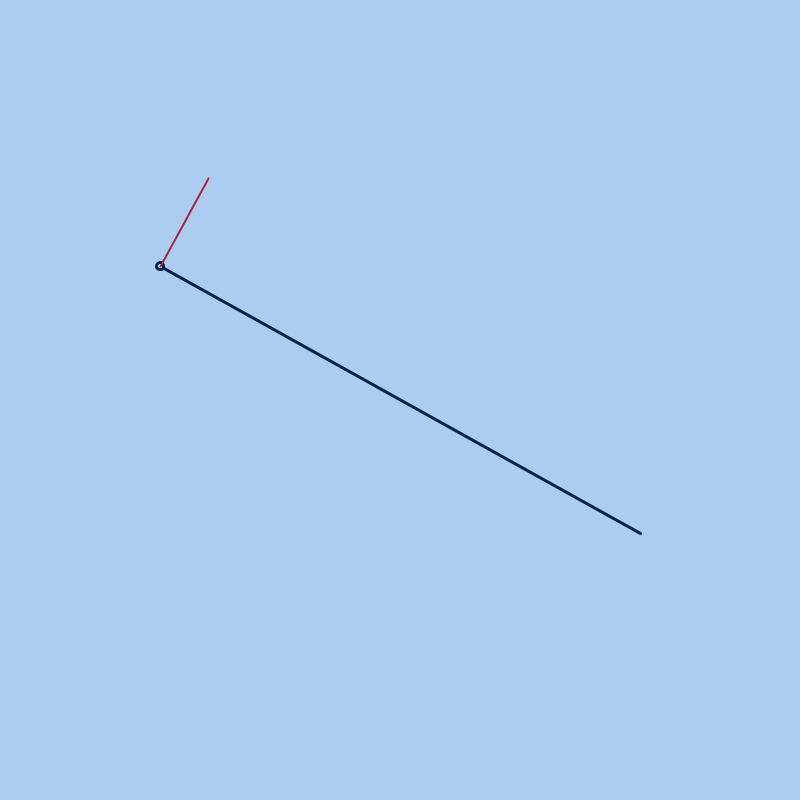
Frame 1 (no input)
Frame 60 (the mouse pressed at the canvas centre just before this capture): identical to frame 1, image omitted
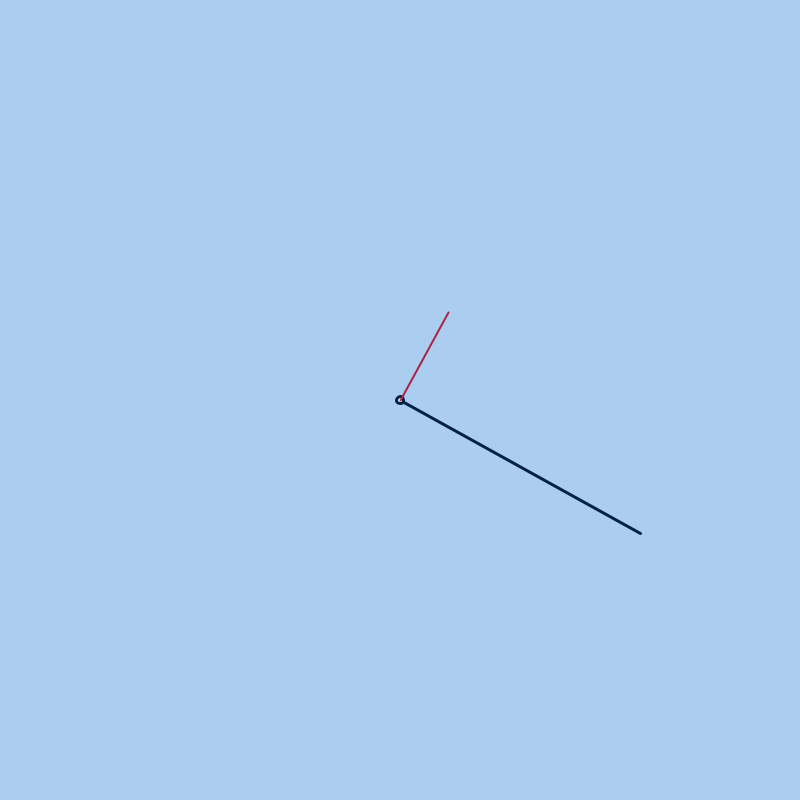
Frame 120 (the mouse held since frame 60 and released just before this capture)

The Processing sketch that drew these frames (run headless with seeded random() and noise(); from frame 60 on, the mouse is pressed at the canvas centre):

// Processing sketch: Perpendicular
// ── Perpendicular.pde
PVector point1, point2;
boolean bFirst = true;

void setup()
{
  size(800, 800);
  point1 = new PVector(width/5, width/3);
  point2 = new PVector(4*width/5, 2*width/3);
}

void draw()
{
  background(#ABCDEF);
  
  // Draw main vector
  stroke(#002244);
  strokeWeight(3);
  line(point1.x, point1.y, point2.x, point2.y);
  ellipse(point1.x, point1.y, 7, 7);
  
  // Compute perpendicular vector: (y, -x)
  PVector perp = new PVector(point2.y - point1.y, point1.x - point2.x);
  // Length 1
  perp.normalize();
  // Length to n pixels
  perp.mult(100);  // Put 10 for 10 pixels
  // Move to point1
  perp.add(point1);
  // Draw it
  stroke(#AA2244);
  strokeWeight(2);
  line(point1.x, point1.y, perp.x, perp.y);
}

void mousePressed()
{
  if (bFirst)
  {
    point1 = new PVector(mouseX, mouseY);
  }
  else
  {
    point2 = new PVector(mouseX, mouseY);
  }
  bFirst = !bFirst;
}
void mouseDragged()
{
}
void mouseReleased()
{
}

void keyReleased()
{
}
